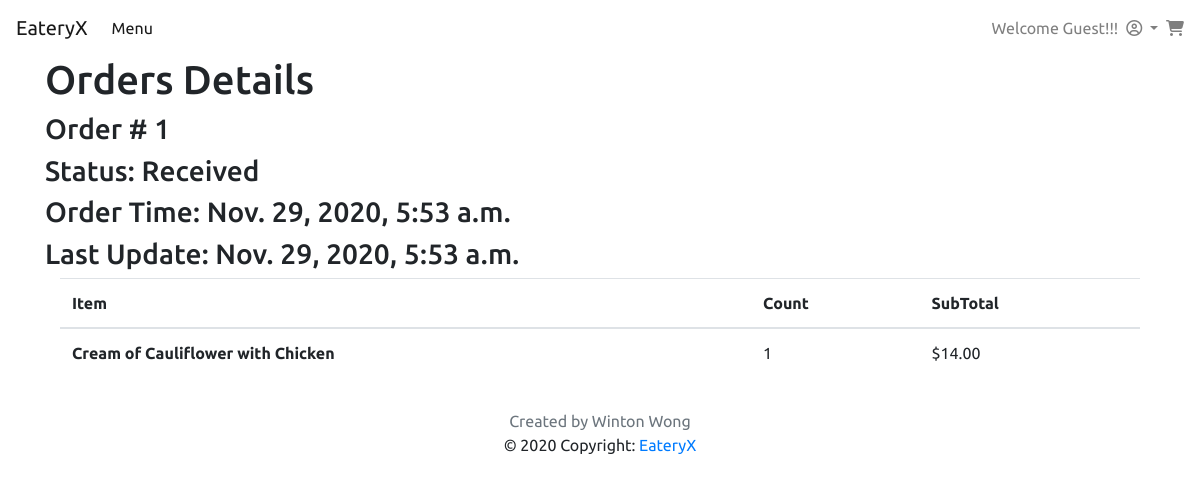
The app's page /orders/1/ with its own data.
### restaurants/models.py (models this page shows, shortened)
class Order(models.Model):
    customer = models.ForeignKey(Account, on_delete=models.CASCADE)
    order_content = models.JSONField()
    total_price = models.DecimalField(max_digits=6, decimal_places=2)
    time = models.DateTimeField(
        auto_now_add=True, verbose_name='date joined')
    status = models.CharField(max_length=1, choices=STATUS)
    payment_id = models.CharField(
        max_length=255, verbose_name='PayPal paymentID')
    payer_id = models.CharField(max_length=255, verbose_name='PayPal payerID')
    last_modifed = models.DateTimeField(
        auto_now=True, blank=True, null=True, verbose_name='last modifed')
    comment = models.CharField(max_length=255)

class Menu(models.Model):
    food_item_name = models.CharField(max_length=255)
    price = models.DecimalField(max_digits=6, decimal_places=2)
    def __str__(self):
        return "%i, %s" % (self.id, self.food_item_name)

### restaurants/views.py (the view)
# urls.py: path('orders/<int:id>/', views.ordersDetails, name='ordersDetails'),
def ordersDetails(request, id):
    order = Order.objects.get(pk=id)
    items = cartItems(order.order_content)
    context = {'order': order,
               'items': items}
    print(items)
    return render(request, "order_details.html", context)

### restaurants/util.py (called while the page is built)
def subTotalPrice(count, itemPrice):
    return Decimal(count)*itemPrice

def cartItems(itemsListStr):
    itemsList = json.loads(itemsListStr)
    cart = []
    for i in itemsList:
        item = Menu.objects.get(pk=i['itemID'])
        cart.append({'count': i['count'], 'object': item,
                     'subTotalPrice': subTotalPrice(i['count'], item.price)})
    return cart

### restaurants/templates/order_details.html (shortened to what this page needs)
{% extends './customer_base.html'%}
{% block mainContent %}
<div class="container">
    <h1>Orders Details</h1>
    <h3>Order # {{order.id}}</h3>
    {% if order.status == "A" %}
    <h3>Status: Received</h3>
    {% endif %}
    <h3>Order Time: {{order.time}}</h3>
    <h3>Last Update: {{order.last_modifed}}</h3>
    <div class="col-12">
        <table class="table">
            <thead>
                <tr>
                    <th scope="col">Item</th>
                    <th scope="col">Count</th>
                    <th scope="col">SubTotal</th>
                </tr>
            </thead>
            <tbody>
                {%for item in items%}
                {% include 'elements/order_items_details.html' with value=item%}
                {% endfor%}
            </tbody>
        </table>
    </div>
</div>
{% endblock mainContent %}

### restaurants/templates/elements/order_items_details.html
<tr>
    <th scope="row"> {{value.object.food_item_name}}</th>
    <td>{{value.count}}</td>
    <td>${{value.subTotalPrice}}</td>
</tr>

### restaurants/static/main/custom.css (style rules this page uses)
body { font-family: 'Ubuntu', sans-serif; }

### records on screen
Order: id "1", time "Nov. 29, 2020, 5:53 a.m.", last_modifed "Nov. 29, 2020, 5:53 a.m."
Menu: object.food_item_name "Cream of Cauliflower with Chicken", count "1", subTotalPrice "14.00"
